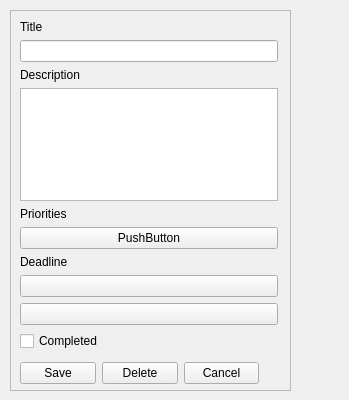
<?xml version="1.0" encoding="UTF-8"?>
<ui version="4.0">
 <class>Form</class>
 <widget class="QWidget" name="Form">
  <property name="geometry">
   <rect>
    <x>0</x>
    <y>0</y>
    <width>349</width>
    <height>400</height>
   </rect>
  </property>
  <property name="windowTitle">
   <string>Form</string>
  </property>
  <widget class="QFrame" name="frame">
   <property name="geometry">
    <rect>
     <x>10</x>
     <y>10</y>
     <width>281</width>
     <height>381</height>
    </rect>
   </property>
   <property name="frameShape">
    <enum>QFrame::Shape::StyledPanel</enum>
   </property>
   <property name="frameShadow">
    <enum>QFrame::Shadow::Raised</enum>
   </property>
   <widget class="QWidget" name="layoutWidget">
    <property name="geometry">
     <rect>
      <x>10</x>
      <y>350</y>
      <width>239</width>
      <height>26</height>
     </rect>
    </property>
    <layout class="QHBoxLayout" name="horizontalLayout">
     <item>
      <widget class="PushButton" name="save">
       <property name="text">
        <string>Save</string>
       </property>
      </widget>
     </item>
     <item>
      <widget class="PushButton" name="dell">
       <property name="text">
        <string>Delete</string>
       </property>
      </widget>
     </item>
     <item>
      <widget class="PushButton" name="cancel">
       <property name="text">
        <string>Cancel</string>
       </property>
      </widget>
     </item>
    </layout>
   </widget>
   <widget class="QWidget" name="layoutWidget">
    <property name="geometry">
     <rect>
      <x>10</x>
      <y>10</y>
      <width>258</width>
      <height>331</height>
     </rect>
    </property>
    <layout class="QVBoxLayout" name="verticalLayout">
     <item>
      <widget class="BodyLabel" name="label">
       <property name="text">
        <string>Title</string>
       </property>
      </widget>
     </item>
     <item>
      <widget class="LineEdit" name="title_input"/>
     </item>
     <item>
      <widget class="BodyLabel" name="label_2">
       <property name="text">
        <string>Description</string>
       </property>
      </widget>
     </item>
     <item>
      <widget class="TextEdit" name="description_input"/>
     </item>
     <item>
      <widget class="BodyLabel" name="label_3">
       <property name="text">
        <string>Priorities</string>
       </property>
      </widget>
     </item>
     <item>
      <widget class="ComboBox" name="priorities_input">
       <property name="text">
        <string>PushButton</string>
       </property>
      </widget>
     </item>
     <item>
      <widget class="BodyLabel" name="label_4">
       <property name="text">
        <string>Deadline</string>
       </property>
      </widget>
     </item>
     <item>
      <widget class="CalendarPicker" name="deadline_input">
       <property name="text">
        <string/>
       </property>
      </widget>
     </item>
     <item>
      <widget class="TimePicker" name="time_deadline_input">
       <property name="sizePolicy">
        <sizepolicy hsizetype="Minimum" vsizetype="Minimum">
         <horstretch>0</horstretch>
         <verstretch>0</verstretch>
        </sizepolicy>
       </property>
       <property name="text">
        <string/>
       </property>
      </widget>
     </item>
     <item>
      <widget class="CheckBox" name="completed">
       <property name="text">
        <string>Completed</string>
       </property>
      </widget>
     </item>
    </layout>
   </widget>
  </widget>
 </widget>
 <customwidgets>
  <customwidget>
   <class>TextEdit</class>
   <extends>QTextEdit</extends>
   <header>qfluentwidgets</header>
  </customwidget>
  <customwidget>
   <class>PushButton</class>
   <extends>QPushButton</extends>
   <header location="global">qfluentwidgets</header>
  </customwidget>
  <customwidget>
   <class>CheckBox</class>
   <extends>QCheckBox</extends>
   <header>qfluentwidgets</header>
  </customwidget>
  <customwidget>
   <class>BodyLabel</class>
   <extends>QLabel</extends>
   <header>qfluentwidgets</header>
  </customwidget>
  <customwidget>
   <class>LineEdit</class>
   <extends>QLineEdit</extends>
   <header>qfluentwidgets</header>
  </customwidget>
  <customwidget>
   <class>ComboBox</class>
   <extends>QPushButton</extends>
   <header>qfluentwidgets</header>
  </customwidget>
  <customwidget>
   <class>CalendarPicker</class>
   <extends>QPushButton</extends>
   <header>qfluentwidgets</header>
  </customwidget>
  <customwidget>
   <class>TimePicker</class>
   <extends>QPushButton</extends>
   <header>qfluentwidgets</header>
  </customwidget>
 </customwidgets>
 <resources/>
 <connections/>
</ui>
